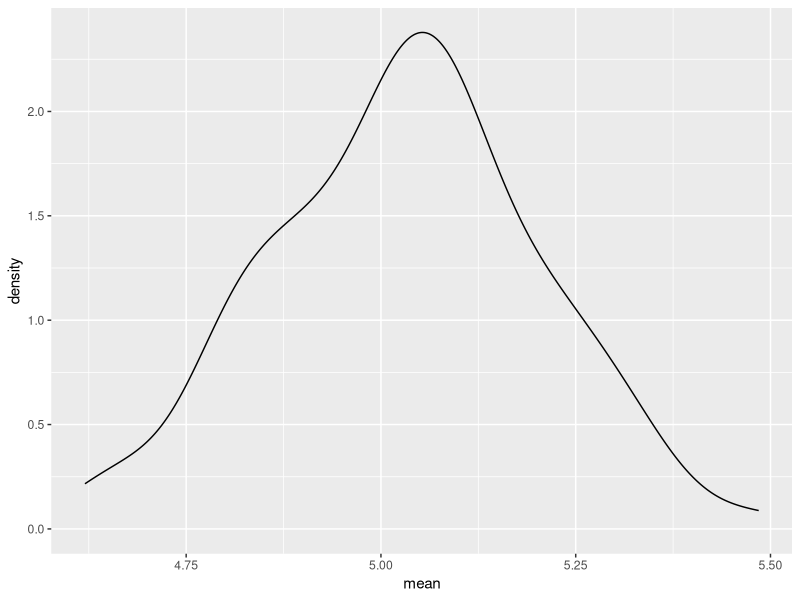
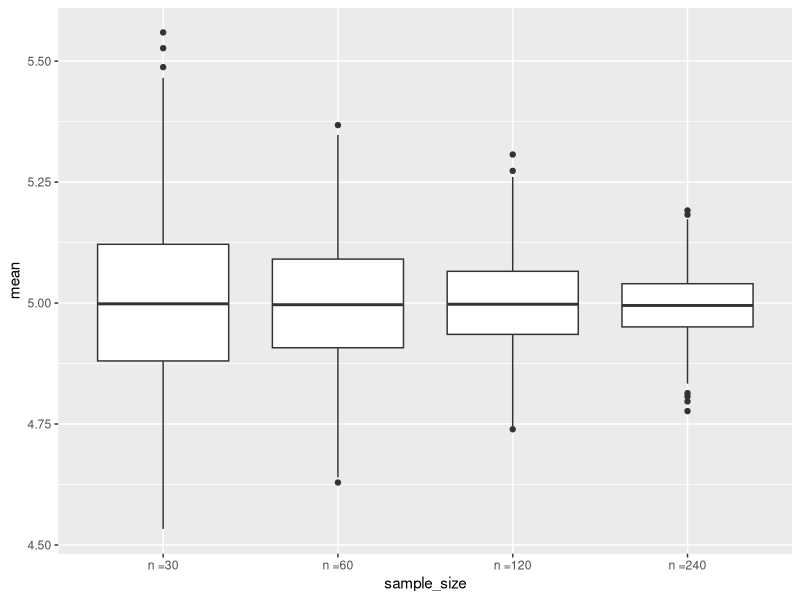
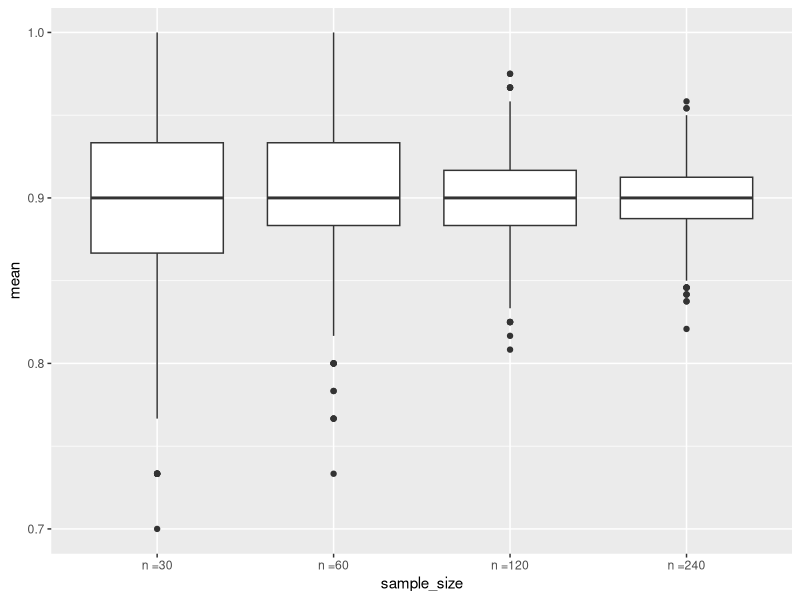

Write the R code that produced these figures, in order.
## ---- chunk 1
library(tidyverse)
## ---- chunk 2
sim_mean_sd = function(n_obs, mu = 5 , sigma = 1) {
  x_vec = rnorm(n = n_obs, mean = mu, sd= sigma)
  tibble(
    mean = mean(x_vec),
    sd = sd(x_vec)
  )
}

## ---- chunk 3
sim_mean_sd(n_obs = 30)
## ---- chunk 4
output = vector("list", length = 100)

for(i in 1:100){
  
  output[[i]] = sim_mean_sd(n_obs = 30)
  
}

sim_results =
  bind_rows(output)

sim_results

sim_results %>%
  ggplot(aes(x = mean)) + geom_density()

sim_results %>%
  summarize(
    mu_hat = mean(mean), 
    sd_hat = sd(mean)
  )
## ---- chunk 5
sim_results_df =
  expand_grid(
    sample_size = c(30, 60, 120, 240),
    iter = 1:1000
  ) %>%
  mutate(estimate_df = map(sample_size, sim_mean_sd)) %>%
  unnest(estimate_df)

sim_results_df %>%
  mutate(
    sample_size = str_c("n =", sample_size),
    sample_size = fct_inorder(sample_size)
  ) %>%
  ggplot(aes(x = sample_size, y = mean)) + 
  geom_boxplot()
## ---- chunk 6
sim_mean_sd = function(n_obs, true_p = 0.9) {
  x_vec = rbinom(n = n_obs, size = 1, prob = true_p)
  tibble(
    mean = mean(x_vec),
    sd = sd(x_vec)
  )
}

sim_results_df =
  expand_grid(
    sample_size = c(30, 60, 120, 240),
    iter = 1:1000
  ) %>%
  mutate(estimate_df = map(sample_size, sim_mean_sd)) %>%
  unnest(estimate_df)

sim_results_df %>%
  mutate(
    sample_size = str_c("n =", sample_size),
    sample_size = fct_inorder(sample_size)
  ) %>%
  ggplot(aes(x = sample_size, y = mean)) + 
  geom_boxplot()
## ---- chunk 7

